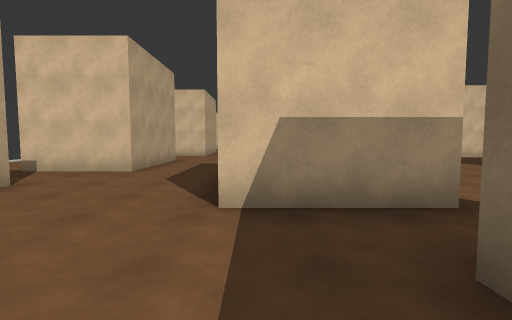
View 1 (above)

23 first-person views from a walk through a 3-D level made in the Unity game engine. The camera is 1.4 m above the floor, tilts 4° down and sees 85° across. The floor is counted in squares, 2 m on a side. Each view is taken from the middle of a square. On the plan, view 1 faces up. The plan holds only what a view shows up to about 9 squares ahead; the rest is blank. The place goes on beyond the plan. The player is left out. Surface patterns are stand-ins for the level's own textures.

View 2
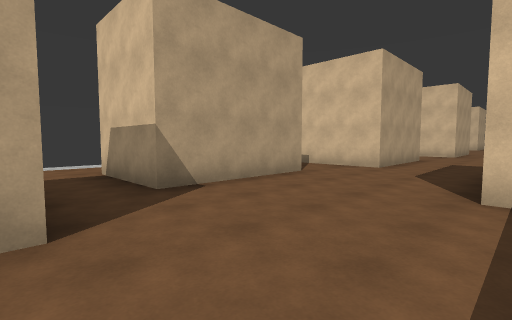

View 3
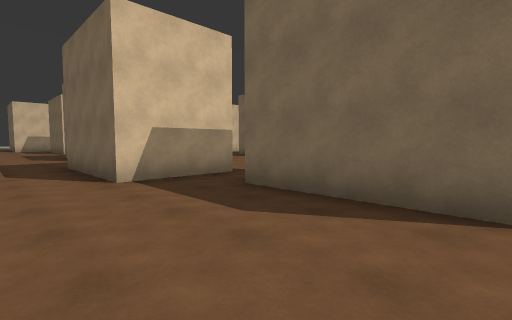

View 4
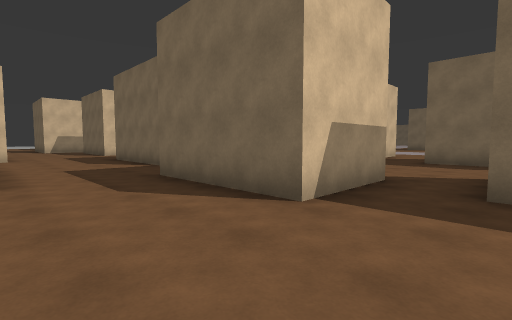

View 5
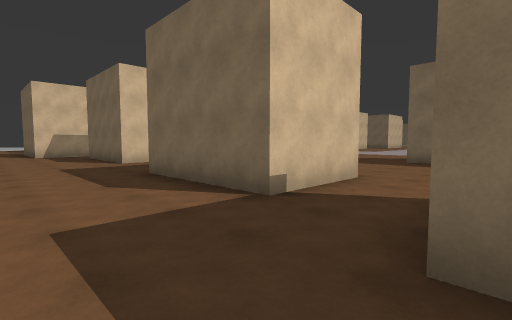

View 6
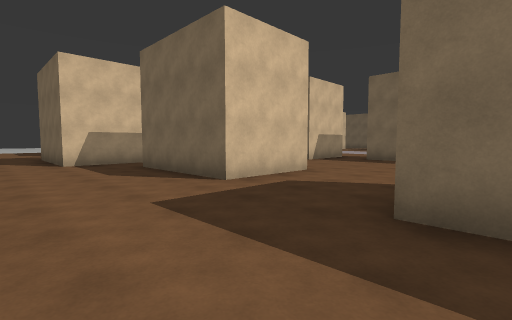

View 7
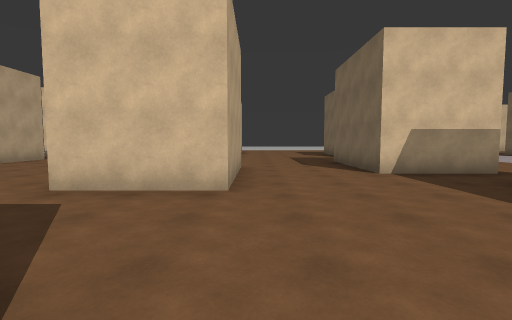

View 8
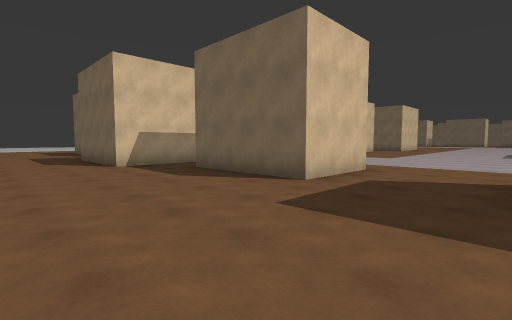

View 9
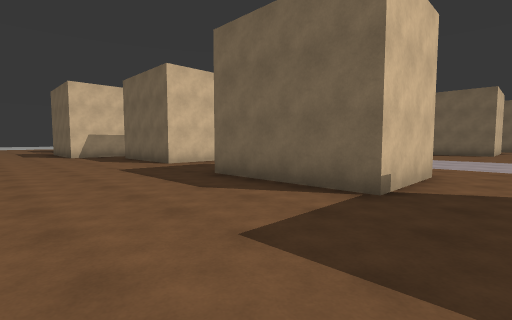

View 10
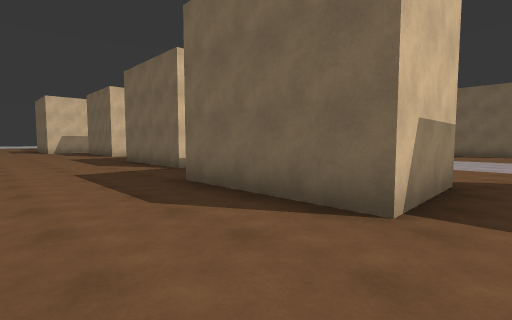

View 11
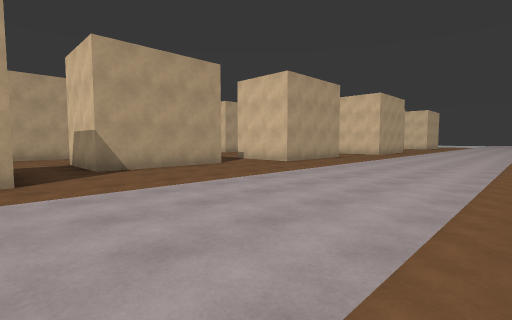

View 12
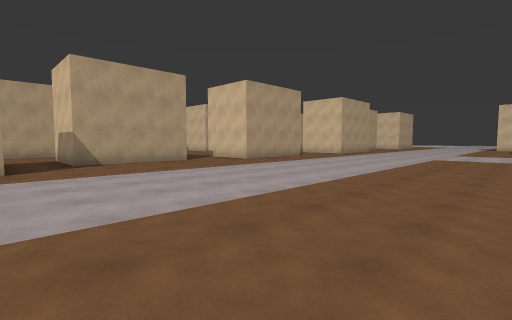

View 13
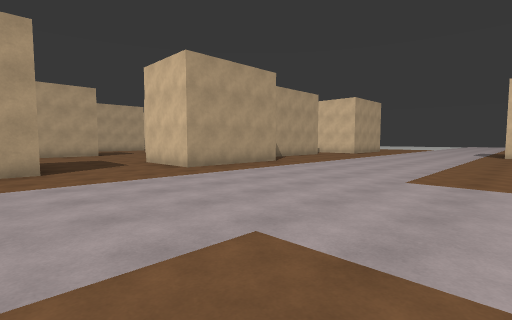

View 14
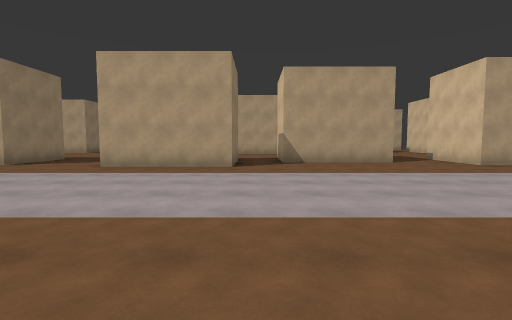

View 15
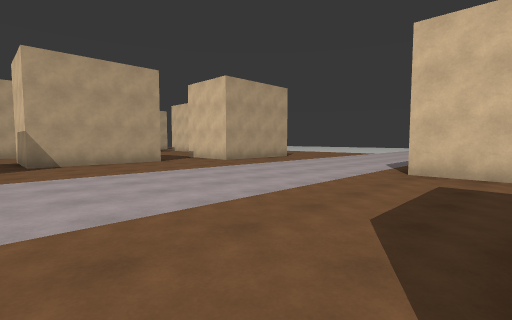

View 16
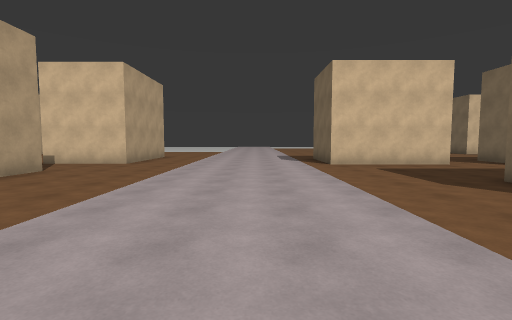

View 17
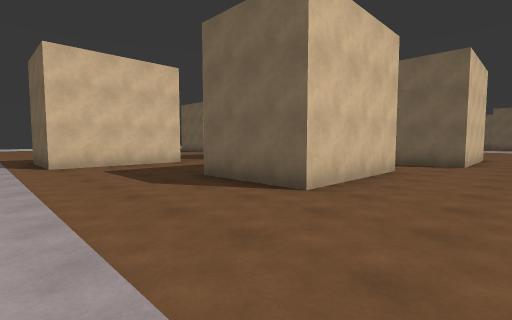

View 18
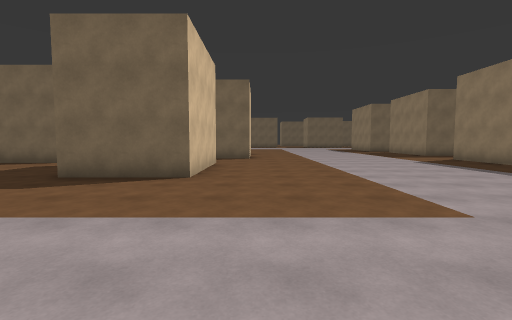

View 19
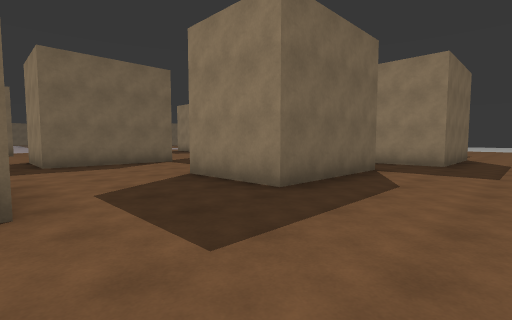

View 20
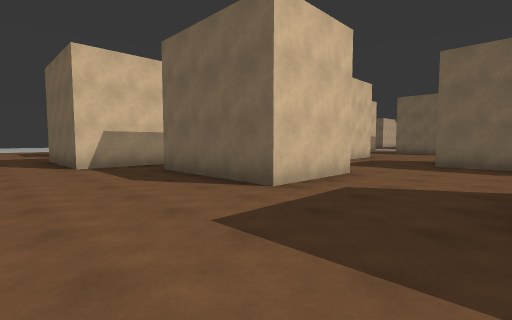

View 21
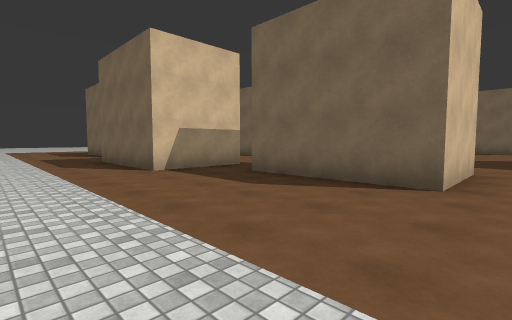

View 22
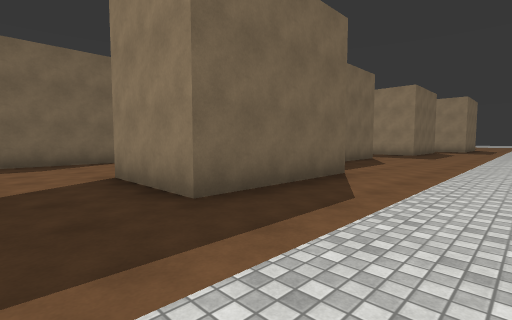

View 23
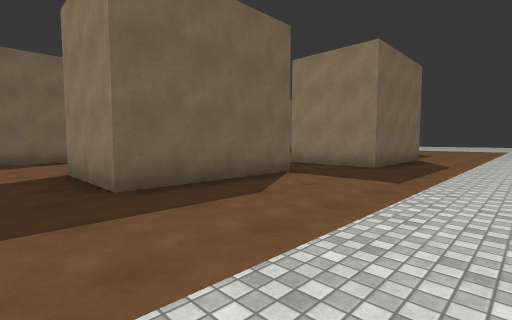

### Floor plan
Points are (right, up) in squares from view 1. A wall is a line through its corners. A room is listed if a view was taken in it or the views show most of it. See-through windows are left out.
Room 1 (views 1, 2, 3, 4)
walls: (0.6, 2.9) (-0.4, 2.9) (-0.4, 5.5); (-3.8, 4.3) (-3.8, 0.8); (1.1, -2) (1.1, 1.4)
ways out: opening at (-4.5, 5.5) to room 2; opening at (-4, 0) to room 2; opening at (-2, 6) to room 2; opening at (1.5, 2) to room 2
Room 2 (views 5, 6, 7, 8, 9, 10, 11, 12, 13, 14, 15, 16, 17, 18, 19, 20, 21, 22, 23)
walls: (8.9, 8.9) (10.1, 8.9) (10.1, 8.2); (9, 15.4) (10.6, 15.4) (10.6, 11.9) (8.1, 11.9) (8.1, 15.4); (10.1, 5.4) (7.6, 5.4) (7.6, 8.9); (3.1, 8.4) (0.6, 8.4) (0.6, 11.9) (3.1, 11.9); (9.1, 3.4) (9.1, -0.1) (6.6, -0.1) (6.6, 3.4); (9.1, 20.4) (9.1, 16.9) (6.6, 16.9) (6.6, 20.1); (3.6, 18.4) (3.6, 14.9) (1.1, 14.9) (1.1, 18.4); (2.1, 2.9) (0.6, 2.9); (20.9, 7.7) (22.1, 7.7); (-0.4, 5.5) (-0.4, 6.4); (1.8, 19.9) (-0.4, 19.9) (-0.4, 22.8); (10.1, 23.2) (10.1, 22.4) (7.5, 22.4); (-2.2, 12.8) (-4.8, 12.8) (-4.8, 16.4); (-2.8, 9.1) (-2.8, 6.3) (-5.3, 6.3) (-5.3, 9.8) (-2.8, 9.8); (21.9, 16.2) (18.3, 16.2) (18.3, 18.8); (19.8, 22.2) (16.2, 22.2) (16.2, 23.5); (-3.8, 17.8) (-6.3, 17.8) (-6.3, 21.3) (-3.8, 21.3); (21.7, 21.1) (21.7, 23.1); (-3.8, 20.1) (-3.8, 19.5); (26.5, 15.2) (23.8, 15.2) (23.8, 17); (-3.8, 0.8) (-6.3, 0.8) (-6.3, 4.3) (-3.8, 4.3)
ways out: opening at (-4.5, 5.5) to room 1; opening at (-4, 0) to room 1; opening at (-2, 6) to room 1; opening at (1.5, 2) to room 1

Where each view was taken, in squares from view 1:
view 1: 0 up, 0 right, facing up
view 2: 1 down, 0 right, facing up-left
view 3: 2 down, 2 left, facing up-right
view 4: 1 up, 3 left, facing up-right
view 5: 6 up, 2 left, facing up-right
view 6: 11 up, 2 left, facing up-right
view 7: 11 up, 4 right, facing up
view 8: 9 up, 4 right, facing up-right
view 9: 4 up, 4 right, facing up-right
view 10: 1 down, 4 right, facing up-right
view 11: 2 down, 16 right, facing up-left
view 12: 2 down, 18 right, facing up-left
view 13: 8 up, 17 right, facing up-left
view 14: 16 up, 18 right, facing left
view 15: 16 up, 18 right, facing up-left
view 16: 14 up, 14 right, facing up
view 17: 14 up, 15 right, facing up-right
view 18: 15 up, 13 right, facing right
view 19: 13 up, 8 left, facing down-right
view 20: 10 up, 8 left, facing up-right
view 21: 12 up, 9 left, facing up-right
view 22: 23 up, 9 left, facing down-right
view 23: 11 up, 9 left, facing down-right
